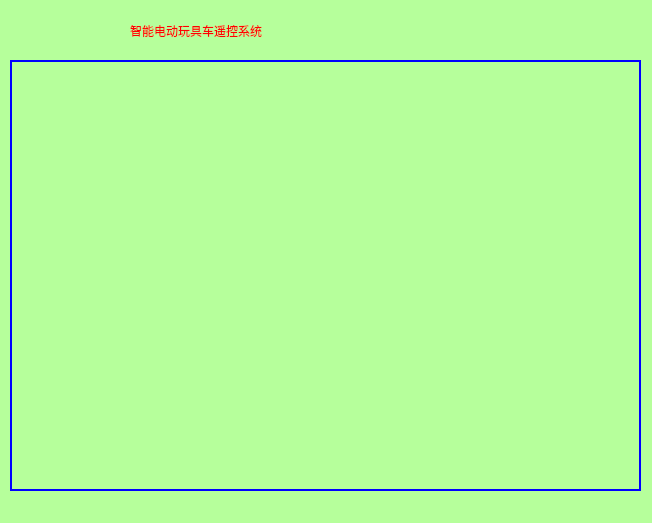
<?xml version="1.0" encoding="UTF-8"?>
<ui version="4.0">
 <class>Server</class>
 <widget class="QMainWindow" name="Server">
  <property name="geometry">
   <rect>
    <x>0</x>
    <y>0</y>
    <width>652</width>
    <height>523</height>
   </rect>
  </property>
  <property name="windowTitle">
   <string>Server</string>
  </property>
  <property name="styleSheet">
   <string notr="true">background-color: rgb(182, 255, 155);</string>
  </property>
  <widget class="QWidget" name="centralwidget">
   <widget class="QLabel" name="label_2">
    <property name="geometry">
     <rect>
      <x>130</x>
      <y>10</y>
      <width>411</width>
      <height>41</height>
     </rect>
    </property>
    <property name="styleSheet">
     <string notr="true">font: 20pt &quot;楷体&quot;;
color: rgb(255, 0, 0);</string>
    </property>
    <property name="text">
     <string>智能电动玩具车遥控系统</string>
    </property>
   </widget>
   <widget class="QGroupBox" name="groupBox_2">
    <property name="geometry">
     <rect>
      <x>10</x>
      <y>60</y>
      <width>631</width>
      <height>431</height>
     </rect>
    </property>
    <property name="styleSheet">
     <string notr="true">font: 12pt &quot;楷体&quot;;
background:transparent;border:2px solid blue;</string>
    </property>
    <property name="title">
     <string/>
    </property>
    <widget class="QLabel" name="label_3">
     <property name="geometry">
      <rect>
       <x>40</x>
       <y>30</y>
       <width>51</width>
       <height>51</height>
      </rect>
     </property>
     <property name="styleSheet">
      <string notr="true">background:transparent;border:0px solid blue;</string>
     </property>
     <property name="text">
      <string/>
     </property>
     <property name="pixmap">
      <pixmap resource="ser.qrc">:/Image/LL.png</pixmap>
     </property>
     <property name="scaledContents">
      <bool>true</bool>
     </property>
    </widget>
   </widget>
   <zorder>groupBox_2</zorder>
   <zorder>label_2</zorder>
  </widget>
  <widget class="QStatusBar" name="statusbar"/>
 </widget>
 <resources>
  <include location="ser.qrc"/>
 </resources>
 <connections/>
</ui>
